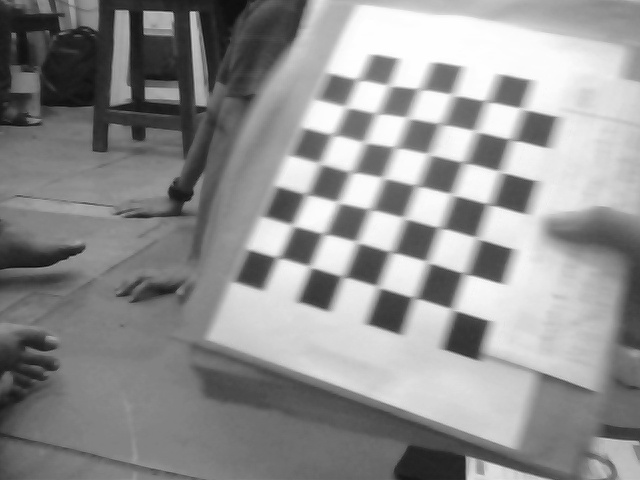
#> input picture Room org 1/Camera calibrate/a1.jpg, 640 x 480 px; its folder holds only this picture in this run
$ python calib.py   (Python 2 division)
#> lines starting #> are read from the running program, lines starting #| are printed output that depends on the picture; after the words box and inside, x2 and y2 are one past the last pixel; in counts of white or black regions, pixels touching at a corner belong together; long printed decimals are rounded
import numpy as np
import cv2
import glob
def draw(img, corners, imgpts):
    corner = tuple(corners[0].ravel())
    print corner
    img = cv2.line(img, corner, tuple(imgpts[0].ravel()), (255,0,0), 5)
    img = cv2.line(img, corner, tuple(imgpts[1].ravel()), (0,255,0), 5)
    img = cv2.line(img, corner, tuple(imgpts[2].ravel()), (0,0,255), 5)
    return img
# termination criteria
criteria = (cv2.TERM_CRITERIA_EPS + cv2.TERM_CRITERIA_MAX_ITER, 30, 0.001)

# prepare object points, like (0,0,0), (1,0,0), (2,0,0) ....,(6,5,0)
objp = np.zeros((6*7,3), np.float32)
objp[:,:2] = np.mgrid[0:7,0:6].T.reshape(-1,2)

# Arrays to store object points and image points from all the images.
objpoints = [] # 3d point in real world space
imgpoints = [] # 2d points in image plane.

images = glob.glob('*.jpg')

for fname in images:
    img = cv2.imread(fname)
#> img is the input picture: shape (480, 640, 3); min 8, max 255, mean 145.1
    gray = cv2.cvtColor(img,cv2.COLOR_BGR2GRAY)

    # Find the chess board corners
    ret, corners = cv2.findChessboardCorners(gray, (7,6),None)
#> ret = True; corners = 42 rows, first 8: [278.5, 258], [293.5, 225.5], [306.5, 194.5], [321, 163], [333.5, 134.5], [347.5, 106.5], [358.5, 79.5], [309.5, 266.5]

    # If found, add object points, image points (after refining them)
    if ret == True:
        objpoints.append(objp)

        cv2.cornerSubPix(gray,corners,(11,11),(-1,-1),criteria)
        imgpoints.append(corners)

        # Draw and display the corners
        cv2.drawChessboardCorners(img, (7,6), corners,ret)
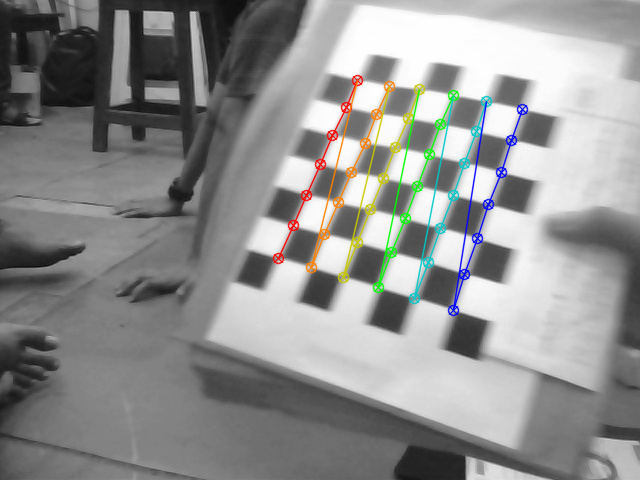
#> img: shape (480, 640, 3); 3.16% of pixels changed, all inside (x1, y1, x2, y2) = (272, 74, 529, 317)
        cv2.imshow('img',img)
        cv2.waitKey(100)

cv2.destroyAllWindows()
print
ret, mtx, dist, rvecs, tvecs = cv2.calibrateCamera(objpoints, imgpoints, gray.shape[::-1],None,None)
#> ret = 0.749; mtx = [[1316, 0, 66.68], [0, 1544.7, 265.6], [0, 0, 1]]; dist = [[1.63, -4.32, 0.134, -0.221, 7.51]]; rvecs = ([-0.929, 0.0118, -1.07],); tvecs = ([5.67, -0.308, 32.73],)
print mtx
#| [[1.31596564e+03 0.00000000e+00 6.66799748e+01]
#|  [0.00000000e+00 1.54470217e+03 2.65640687e+02]
#|  [0.00000000e+00 0.00000000e+00 1.00000000e+00]]
axis = np.float32([[3,0,0], [0,3,0], [0,0,-3]]).reshape(-1,3)
##for fname in glob.glob('left*.jpg'):
img = cv2.imread('left02.jpg')
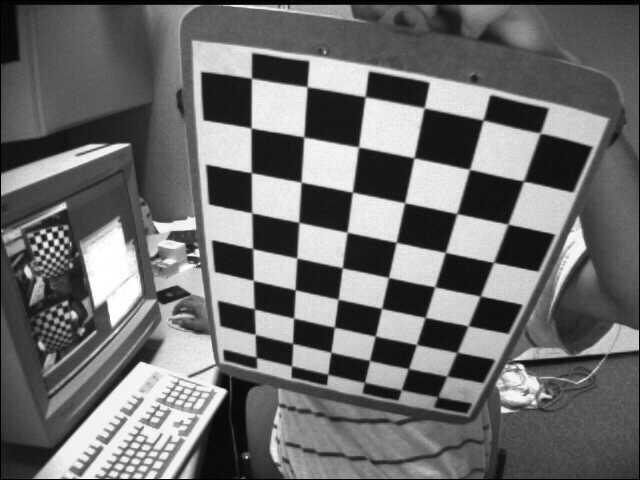
#> input picture Room org 1/Camera calibrate/pic/left02.jpg, 640 x 480 px, found by its file name
#> img is the input picture: shape (480, 640, 3); min 0, max 255, mean 109
gray = cv2.cvtColor(img,cv2.COLOR_BGR2GRAY)
ret, corners = cv2.findChessboardCorners(gray, (7,6),None)
#> ret = True; corners = 42 rows, first 8: [254.7, 308.6], [253.5, 280.5], [252.6, 248.4], [252.4, 213.8], [251.5, 172.4], [251.8, 128.6], [251.5, 77.99], [293.3, 318]
print 'corner: ', corners[0]
#| corner:  [[254.730 308.614]]

if ret == True:
    corners2 = cv2.cornerSubPix(gray,corners,(11,11),(-1,-1),criteria)
#> corners2 = 42 rows, first 8: [254.3, 308.9], [253.3, 280.4], [252.6, 248.6], [251.8, 212.8], [251.3, 172.7], [251.1, 128], [251.5, 78.19], [293.6, 318.1]

    # Find the rotation and translation vectors.
    _, rvecs, tvecs, inliers = cv2.solvePnPRansac(objp, corners2, mtx, dist)
#> rvecs = [0.59, 0.839, -1.41]; tvecs = [4.07, 0.785, 28.15]; inliers = 28 values from 1 to 38
    print objp
    print corners2
#> (printed output is left out)
    # project 3D points to image plane
    imgpts, jac = cv2.projectPoints(axis, rvecs, tvecs, mtx, dist)
#> imgpts = [[253.7, 211.6], [376.7, 339.5], [240.6, 461.1]]
    print 'pts'
    print imgpts
#| [[[253.702 211.646]]
#|  [[376.7406  339.466]]
#|  [[240.568 461.054]]]
    img = draw(img,corners2,imgpts)
#> in draw, `corner = tuple(corners[0].ravel())`: corner = (254.3, 308.9)
#| (254.3047, 308.908)
#> in draw, `img = cv2.line(img, corner, tuple(imgpts[2].ravel()), (0,0,255), 5)`:
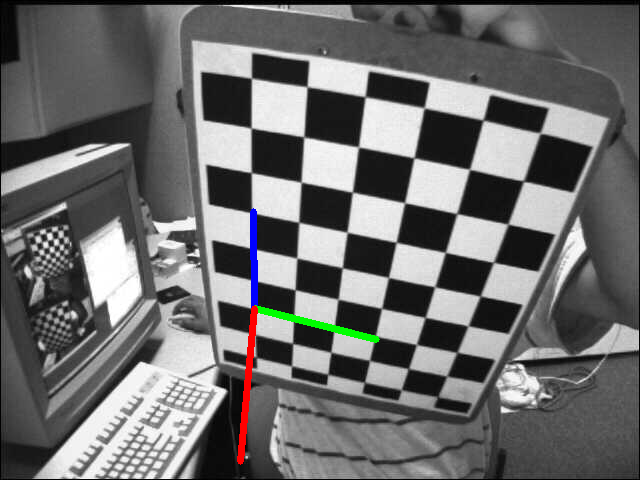
#> img: shape (480, 640, 3); mean B, G, R 108.7, 108.9, 109.1
    cv2.imshow('img',img)
    while True:
        k = cv2.waitKey(1) & 0xff
#> (key Esc is pressed here)
        if k == 27:
            break
        if k == ord('s'):
            cv2.imwrite(fname[:6]+'.png', img)

cv2.destroyAllWindows()
